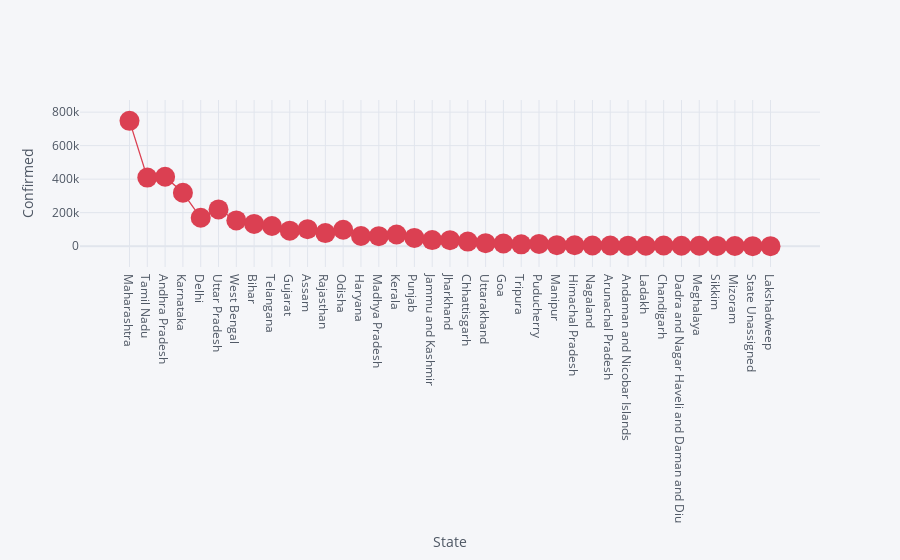

Here is the notebook cell this chart was saved with:
### Code cell
statewise.iplot(kind='scatter',x='State',y='Confirmed',mode='markers+lines',size=20,colors='red',xTitle='State',yTitle='Confirmed')

### Figure 1 — Plotly figure (JSON) as saved in the notebook; plotly's stock layout.template omitted (floating-point values rounded to 4 significant figures)
{"data": [{"line": {"color": "rgba(219, 64, 82, 1.0)", "dash": "solid", "shape": "linear", "width": 1.3}, "marker": {"size": 20, "symbol": "circle"}, "mode": "markers+lines", "name": "Confirmed", "text": "", "type": "scatter", "x": ["Maharashtra", "Tamil Nadu", "Andhra Pradesh", "Karnataka", "Delhi", "Uttar Pradesh", "West Bengal", "Bihar", "Telangana", "Gujarat", "Assam", "Rajasthan", "Odisha", "Haryana", "Madhya Pradesh", "Kerala", "Punjab", "Jammu and Kashmir", "Jharkhand", "Chhattisgarh", "Uttarakhand", "Goa", "Tripura", "Puducherry", "Manipur", "Himachal Pradesh", "Nagaland", "Arunachal Pradesh", "Andaman and Nicobar Islands", "Ladakh", "Chandigarh", "Dadra and Nagar Haveli and Daman and Diu", "Meghalaya", "Sikkim", "Mizoram", "State Unassigned", "Lakshadweep"], "y": [747995, 409238, 414164, 318752, 169412, 219457, 153754, 132935, 120166, 92601, 101368, 77965, 97920, 60596, 59433, 69304, 49378, 36377, 35813, 27233, 17865, 16006, 10876, 13556, 5960, 5637, 3851, 3745, 3050, 2540, 3985, 2308, 2240, 1576, 1003, 0, 0]}], "layout": {"legend": {"bgcolor": "#F5F6F9", "font": {"color": "#4D5663"}}, "paper_bgcolor": "#F5F6F9", "plot_bgcolor": "#F5F6F9", "title": {"font": {"color": "#4D5663"}}, "xaxis": {"gridcolor": "#E1E5ED", "showgrid": true, "tickfont": {"color": "#4D5663"}, "title": {"font": {"color": "#4D5663"}, "text": "State"}, "zerolinecolor": "#E1E5ED"}, "yaxis": {"gridcolor": "#E1E5ED", "showgrid": true, "tickfont": {"color": "#4D5663"}, "title": {"font": {"color": "#4D5663"}, "text": "Confirmed"}, "zerolinecolor": "#E1E5ED"}}}
